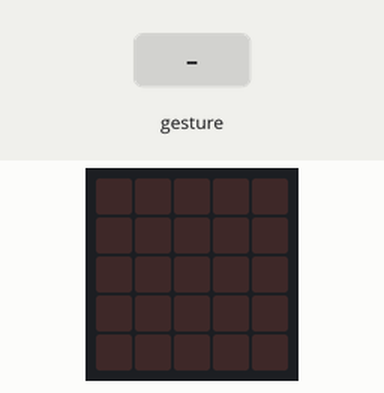
Recording of a program running on a simulated BBC micro:bit (MakeCode). Parts: the board's 5×5 LED display. Inputs (shaded band) come from the test bench. Random numbers come from a fixed seed; a tilt is held for 1.5 s and a shake lasts 1 s, then the board lies face up again.

Above: at 1.2 s.
1.3 s: gesture 'shake'
At 2.6 s:
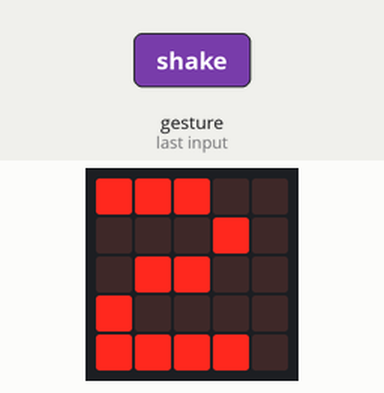
Timing chart, 0 to 4.3 s (numbered marks = the images above; inputs shaded):
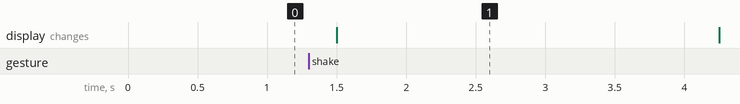

The program:

main.ts
```typescript
input.onGesture(Gesture.Shake, function () {
    basic.showNumber(randint(1, 7))
    basic.pause(2000)
    basic.showLeds(`
        . . . . .
        . . . . .
        . . . . .
        . . . . .
        . . . . .
        `)
})
basic.forever(function () {

})
```

test.ts
```typescript
// tests gaan hier; deze zal niet worden gecompileerd wanneer dit pakket wordt gebruikt als extensie.
```

Measured:
- after the input at 1.3 s, the display: changes after 0.20 s (image 1)
